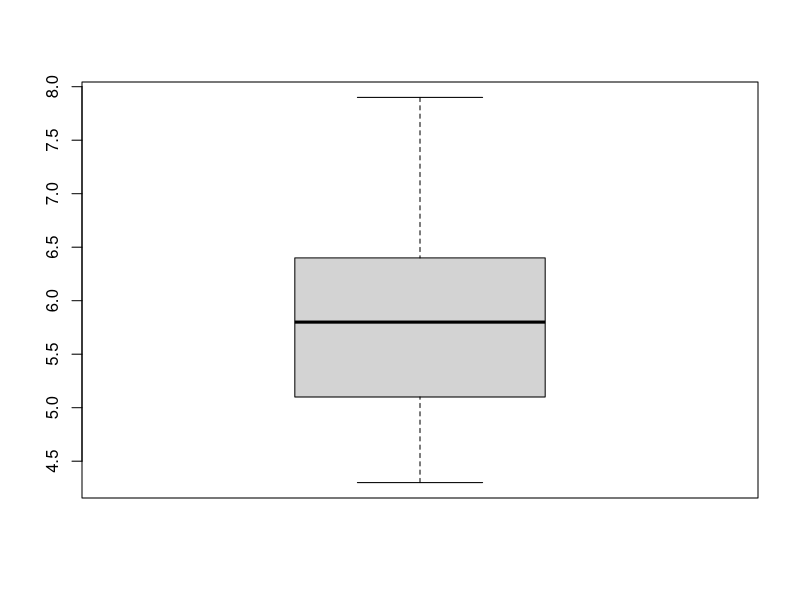
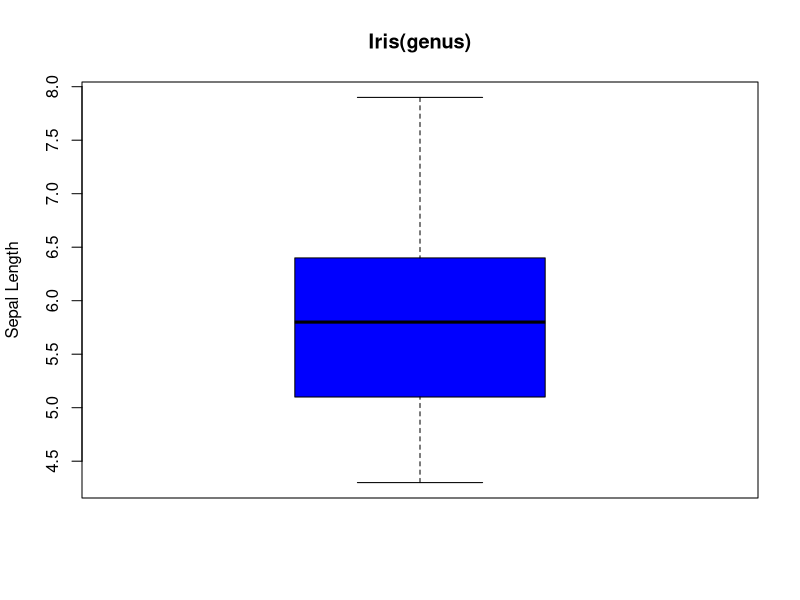
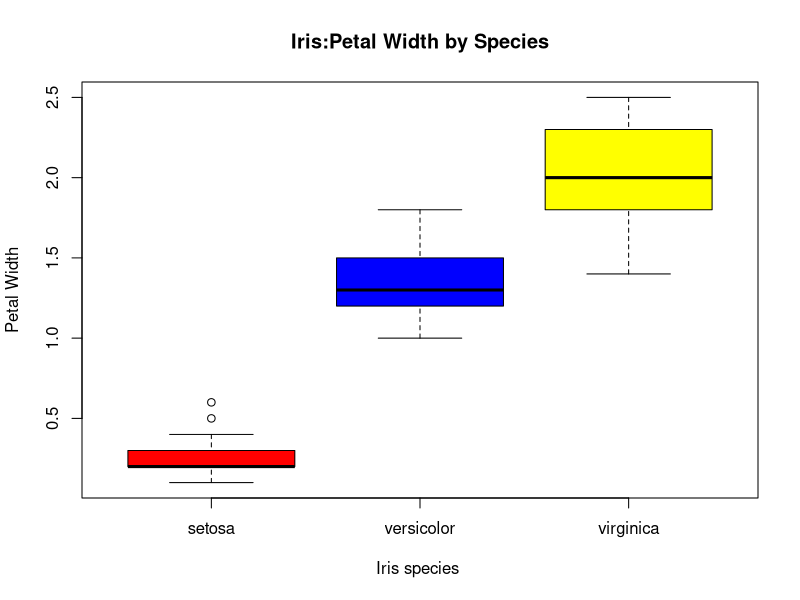
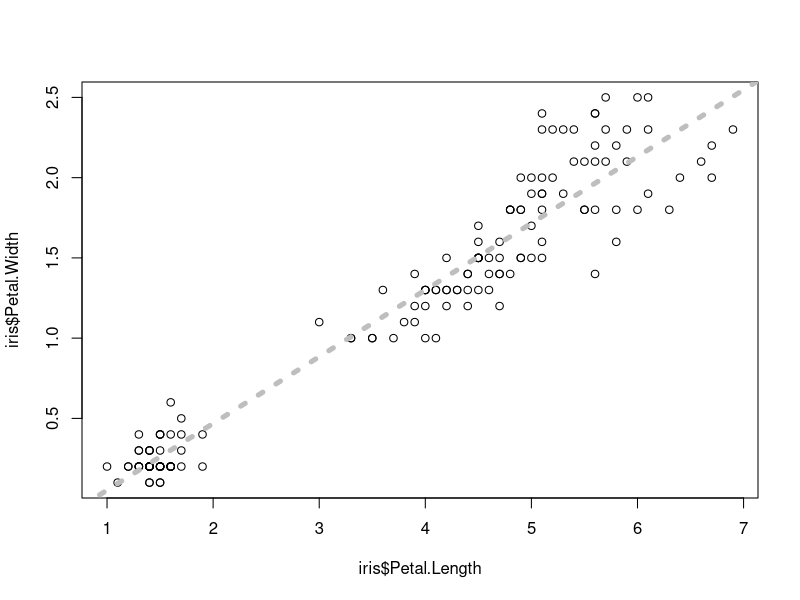
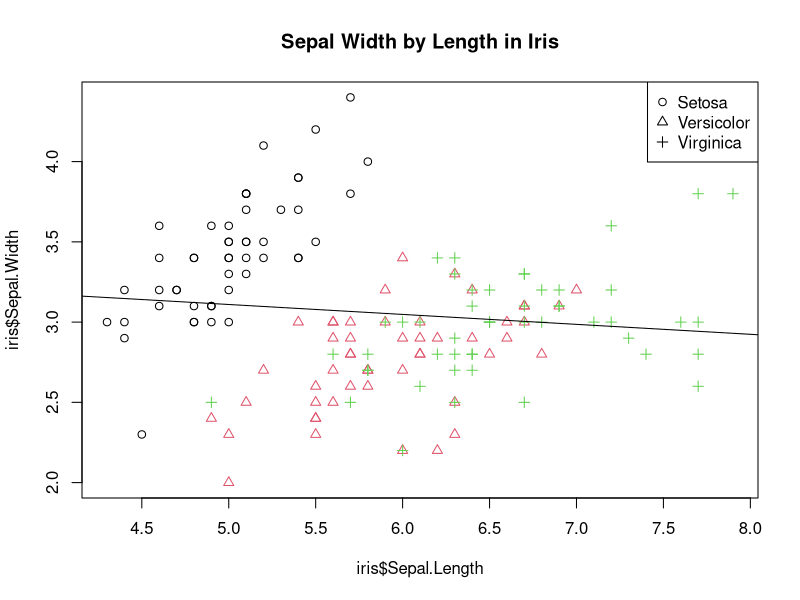
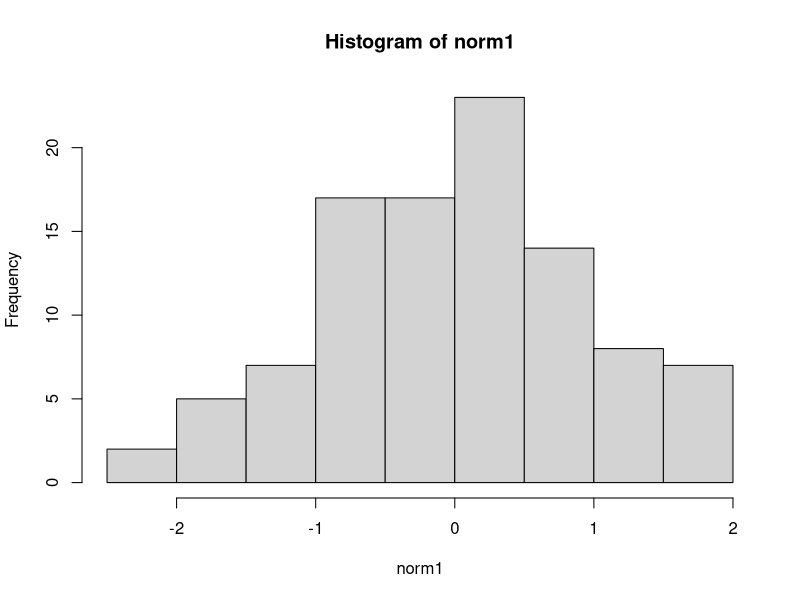
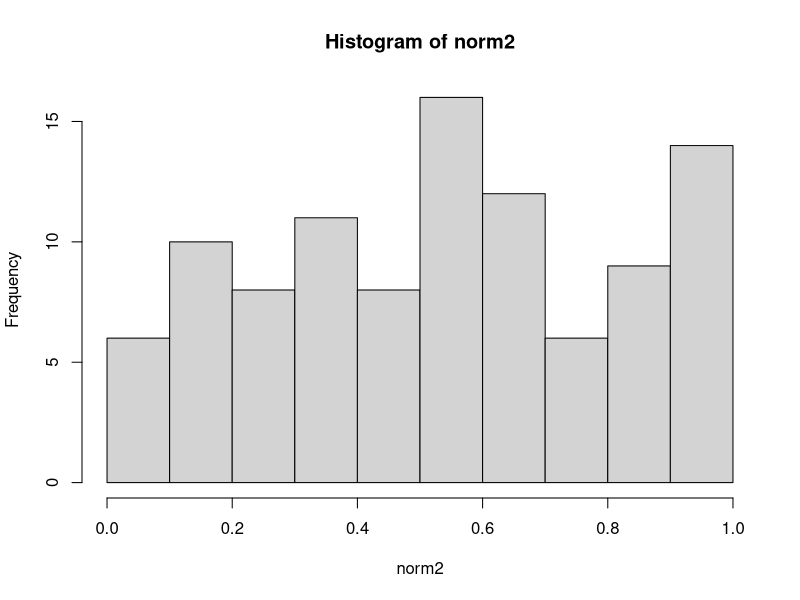
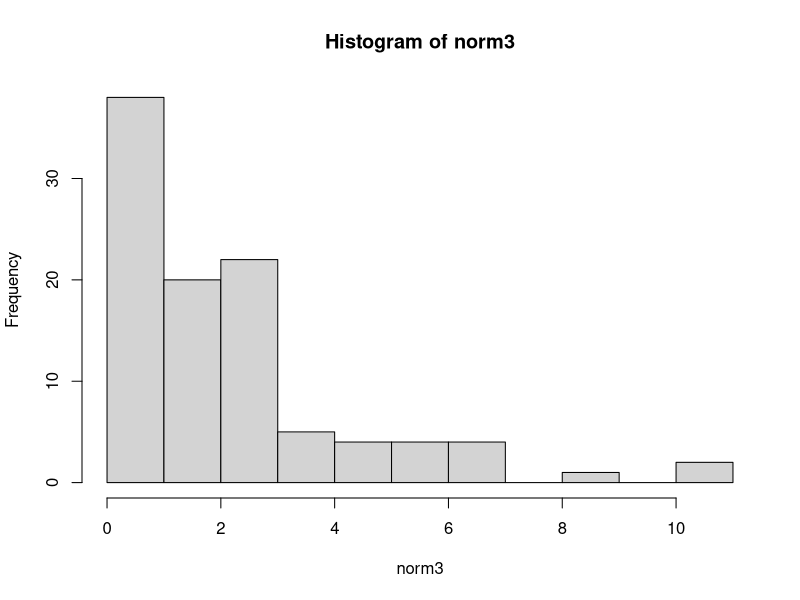

Reproduce these figures in R, in order. (Note: this script raises an error after producing the figures.)
boxplot(iris$Sepal.Length)
boxplot(iris$Sepal.Length, ylab="Sepal Length", xlab=" ", main="Iris(genus)", col = "blue")

boxplot(iris$Petal.Width~iris$Species, ylab="Petal Width", xlab="Iris species ", main="Iris:Petal Width by Species",
        col = c("red", "blue", "yellow"))
?lm()
mod2<- lm(iris$Petal.Width~iris$Petal.Length)
plot(iris$Petal.Length, iris$Petal.Width) 
abline(mod2, col = "grey", lty = 3, lwd = 5)

mod3<- lm(iris$Sepal.Width~iris$Sepal.Length)
plot(iris$Sepal.Length, iris$Sepal.Width, main = "Sepal Width by Length in Iris", col=as.numeric(as.factor(iris$Species)), pch=as.numeric(as.factor(iris$Species)))
legend(x = "topright", legend = c("Setosa", "Versicolor", "Virginica"),pch = 1:3)
abline(mod3)
summary(mod3)

sum<- function(x,y)
{
  res<- x+y
  return(res)
  
}

sum(6, 9)



mylist<- list(values = 1:3, ids = c("A", "B", "C"))

mylist$ids
mylist$values
mylist[1]
mylist[[1]]
mylist[2]



for(i in seq(20, 30, by = 2)) {
  print(i)
}


##2,3,5,7,11,13,17,19,23,29

primeNumbers<- c(2,3,5,7,11,13,17,19,23,29)

sample(primeNumbers)


norm1<- rnorm(100)
norm2<- runif(100)
norm3<- rchisq(100, 2)
norm4<- rbinom(100, 2, 0.5)

hist(norm1)
hist(norm2)
hist(norm3)
hist(norm4)

plot(density(norm1), col = "blue", ylim = c(0,1.5), xlim = c(-5, 18))
lines(density(norm2), col = "red")
lines(density(norm3), col = "black")
lines(density(norm4), col = "green")


use_git_config(user.name = "Tanvijain29", user.email = "tanvi.29701@gmail.com")
use_git

